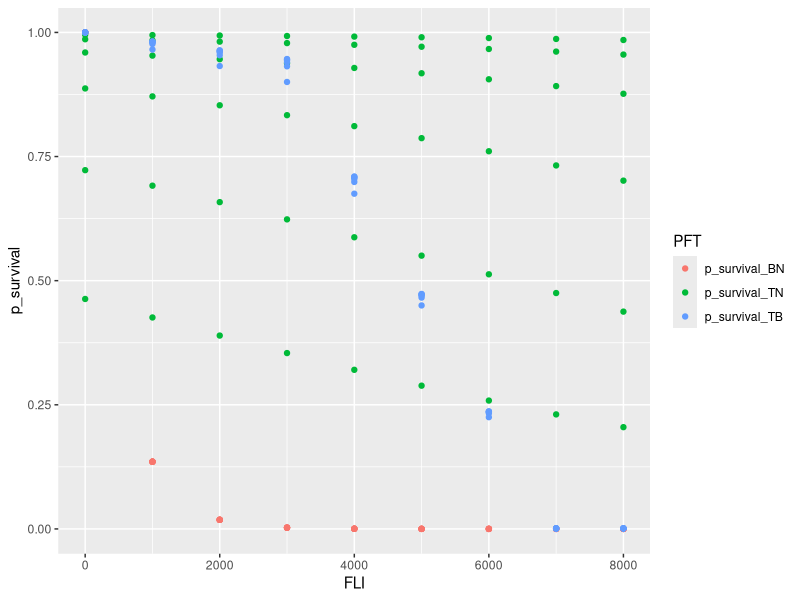
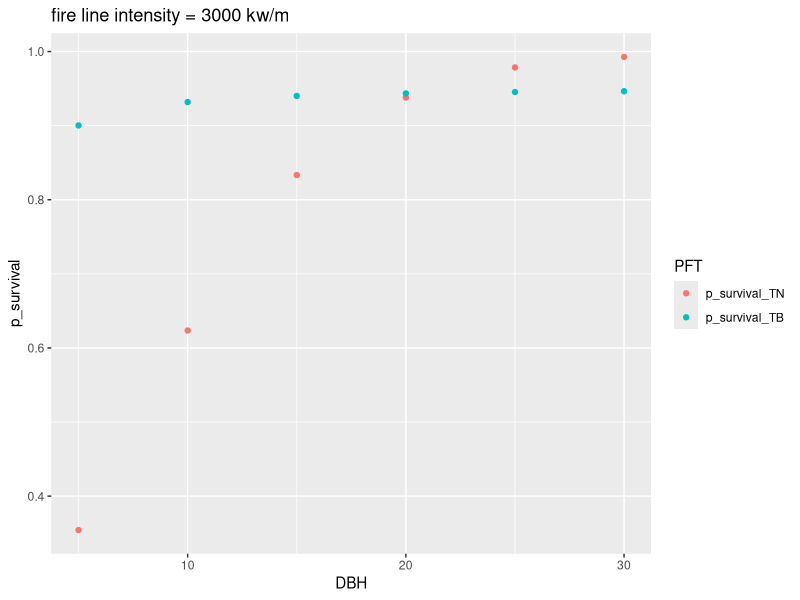
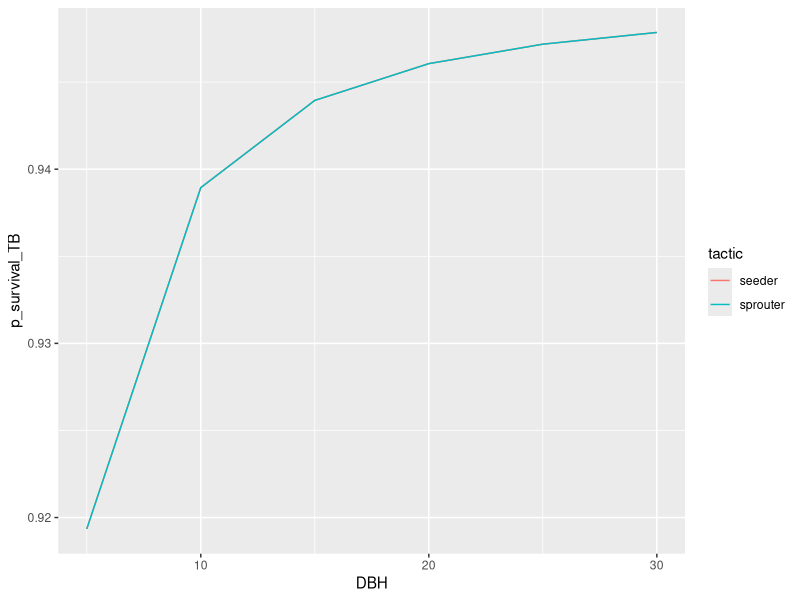
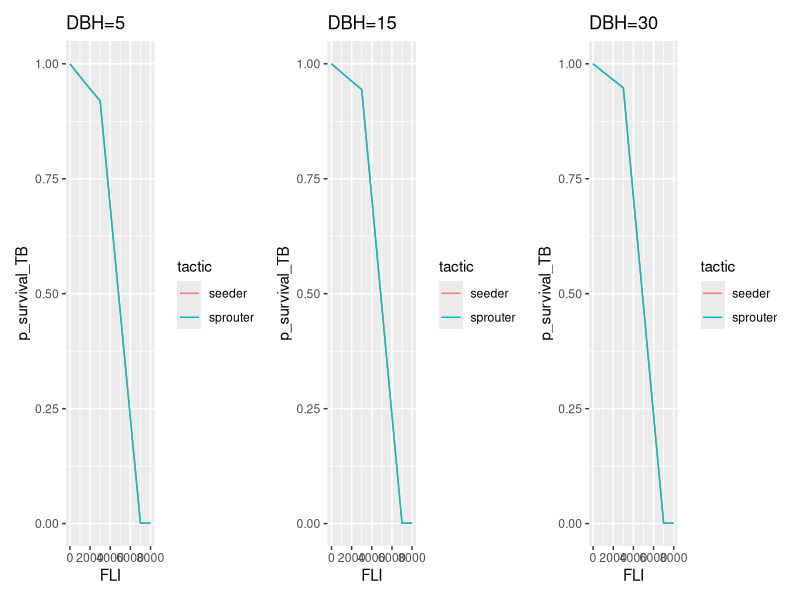
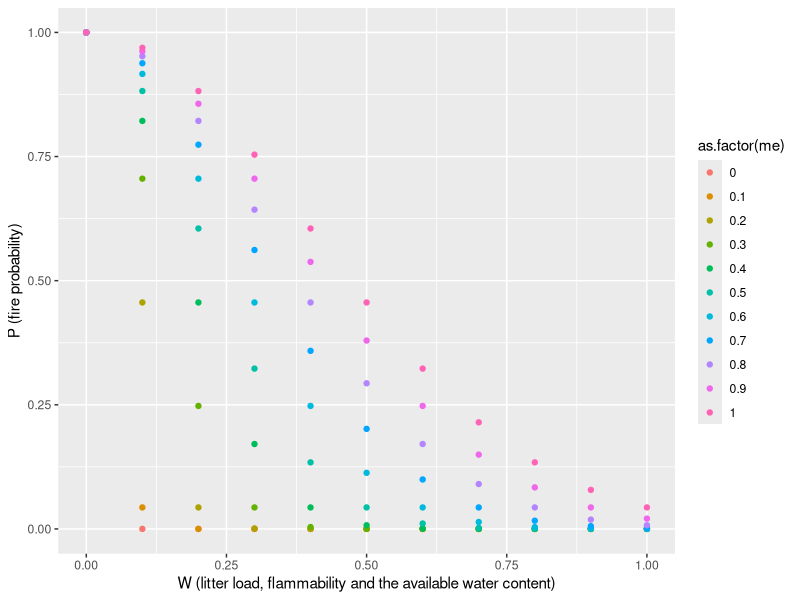

These charts were generated, in order, by the following R code:
#February 9 2021
#Script to look at fire survival for each PFT
#Survival is found after Fire Line Intensity. 
#PFT mortality is then used to find carbin fluxes

library(ggplot2)
library(dplyr)
library(reshape2)
library(patchwork)



fli=seq(0, 8000, by = 1000) #fire line intensity, kw/m
e = exp(1)#eulers number
mcwd = 1 #mass of coarse woody debris (Mg/ha)
dbh_list=seq(5, 30, 5)

df <- data.frame(p_survival_BN=as.numeric(), 
                 p_survival_TN=as.numeric(), 
                 P_survival_TB=as.numeric(),
                 FLI=as.numeric(),
                 DBH=as.numeric())

for (dbh in dbh_list){
  
  ##------ BOREAL NEADLELEAVED --------##
  #For trees at latitudes beyond 50 degrees N/S (|latitude|>50) according to Dalziel et al 2008:
  
  p_survival_BN = e^(-fli/500)
  
  ##------ TEMPERATE NEADLELEAVED --------##
  #All other needle-leafed trees have survival-probabilities following to Kobziar et al 2006. Where dbh is diameter-at-breast-height [cm]; mcwd the mass of coarse woody debris [Mg/ha].
  
  p_survival_TN = 1 - (1+e^-(1.0337+0.000151*fli-0.221*dbh+0.219*mcwd))^-1
  
  ##------ TEMPERATE BROADLEAVED --------##
  #Extra-tropical non-savannah broadleaved trees are considered to be temperate.
  #Their survival probability is calculated following Hickler et al. 2004 using the resilience value res to distinguish between seeders and resprouters -this is no longer used in BLAZE
  
  #get probability of survival at FLI of 3000 kW/m 
  #this only relies on dbh
  P_3000 = 0.95-(1/(1+((dbh/0.7)^1.5)))
  
  p_survival_TB = as.numeric()
  #caluculate survival probability based on actual FLI
  for (i in 1:length(fli)) {
    FLI = fli[i]
    if (FLI >= 7000) {
      p_survival = 0.001
    } else if (FLI >= 3000 & FLI < 7000) {
      p_survival = P_3000*(1-((FLI-3000)/4000))
    } else {
      p_survival = exp((FLI/3000) * log(P_3000))
    }
    
    p_survival_TB = c(p_survival_TB, p_survival)
  }

  DF <- cbind(p_survival_BN, p_survival_TN, p_survival_TB, fli, DBH=rep(dbh, length(p_survival_BN)))
  names(DF) <- c("p_survival_BN", "p_survival_TN", "p_survival_TB", "FLI", "DBH")
  df <- rbind(DF, df)
}

df <- melt(data = df, id.vars = c("fli", "DBH"), measure.vars = c("p_survival_BN","p_survival_TN", "p_survival_TB"))
df[is.na(df)] <- 0
names(df) <- c("FLI", "DBH", "PFT", "p_survival")


ggplot() + geom_point(data=df, aes(x=FLI, y=p_survival, color=PFT))

df_test = filter(df, FLI==3000 & PFT=="p_survival_TN")
df_test = rbind(df_test, filter(df, FLI==3000 & PFT=="p_survival_TB"))
ggplot() + geom_point(data=df_test, aes(x=DBH, y=p_survival, color=PFT)) + ggtitle("fire line intensity = 3000 kw/m")


# So how can I change the p_survival function for temperate broadleaf trees to make DBH respons more to FLI


#-----
#BLAZE 
#-----
dbh_list=seq(5, 30, 5)
fli=seq(0, 8000, by = 1000)

df <- data.frame(P_survival_TB=as.numeric(),
                 FLI=as.numeric(),
                 DBH=as.numeric())

for (i in 1:length(dbh_list)){
  dbh = dbh_list[i]
  P_3000 = 0.95-(1/(1+((dbh/0.7)^1.5)))
#caluculate survival probability based on actual FLI
  p_survival_TB = as.numeric()
  for (j in 1:length(fli)) {
    FLI = fli[j]
    if (FLI >= 7000) {
      p_survival = 0.001
    } else if (FLI >= 3000 & FLI < 7000) {
      p_survival = P_3000*(1-((FLI-3000)/4000))
    } else {
      p_survival = exp((FLI/3000) * log(P_3000))
    }
    
    p_survival_TB = c(p_survival_TB, p_survival)
  }
  x = as.data.frame(cbind(p_survival_TB, FLI=fli, DBH=rep(dbh, length(p_survival_TB))))
  df = rbind(df, x)
}
#-----

#-----
#BLAZE with seeders/sprouters
#-----
dbh_list=seq(5, 30, 5)
fli=seq(0, 8000, by = 1000)

seeder = 3
sprouter = 0.5

res = sprouter


df <- data.frame(P_survival_TB=as.numeric(),
                 FLI=as.numeric(),
                 DBH=as.numeric())

for (i in 1:length(dbh_list)){
  dbh = dbh_list[i]
  P_3000 = 0.95-(1/(1+((dbh/res)^1.5)))
  #caluculate survival probability based on actual FLI
  p_survival_TB = as.numeric()
  for (j in 1:length(fli)) {
    FLI = fli[j]
    if (FLI >= 7000) {
      p_survival = 0.001
    } else if (FLI >= 3000 & FLI < 7000) {
      p_survival = P_3000*(1-((FLI-3000)/4000))
    } else {
      p_survival = exp((FLI/3000) * log(P_3000))
    }
    
    p_survival_TB = c(p_survival_TB, p_survival)
  }
  x = as.data.frame(cbind(p_survival_TB, FLI=fli, DBH=rep(dbh, length(p_survival_TB))))
  df = rbind(df, x)
}

df_seeder = cbind(df, tactic = rep("seeder", nrow(df)))
df_sprouter = cbind(df, tactic = rep("sprouter", nrow(df)))
df = rbind(df_seeder, df_sprouter)

ggplot() + geom_line(data=filter(df, FLI==3000), aes(x=DBH, y=p_survival_TB, color=tactic))


p1 = ggplot() + geom_line(data=filter(df, DBH==5), aes(x=FLI, y=p_survival_TB, color=tactic)) + ggtitle("DBH=5")
p2 = ggplot() + geom_line(data=filter(df, DBH==15), aes(x=FLI, y=p_survival_TB, color=tactic)) + ggtitle("DBH=15")
p3 = ggplot() + geom_line(data=filter(df, DBH==30), aes(x=FLI, y=p_survival_TB, color=tactic)) + ggtitle("DBH=30")
p1 | p2 | p3

#-----

#-----
#BLAZE modify for dbh 
#-----
dbh_list=seq(5, 30, 5)
fli=seq(0, 8000, by = 1000)

df <- data.frame(P_survival_TB=as.numeric(),
                 FLI=as.numeric(),
                 DBH=as.numeric())

#parameter to change
dbh_modifier = 0.7
dbh_modifier = 2

for (i in 1:length(dbh_list)){
  dbh = dbh_list[i]
  P_3000 = 0.95-(1/(1+((dbh/dbh_modifier)^1.5)))
  #caluculate survival probability based on actual FLI
  p_survival_TB = as.numeric()
  for (j in 1:length(fli)) {
    FLI = fli[j]
    if (FLI >= 7000) {
      p_survival = 0.001
    } else if (FLI >= 3000 & FLI < 7000) {
      p_survival = P_3000*(1-((FLI-3000)/4000))
    } else {
      p_survival = exp((FLI/3000) * log(P_3000))
    }
    
    p_survival_TB = c(p_survival_TB, p_survival)
  }
  x = as.data.frame(cbind(p_survival_TB, FLI=fli, DBH=rep(dbh, length(p_survival_TB))))
  df = rbind(df, x)
}
#-----


#--------------
# litterme  - litter moisture flammability threshold
#           - relic of old fire model
#           - value between 0 and 1, lower value means more flammable
#           - The probability of a fire occurring within the modeled area is       calculated each day based on: 

# 1. Litter load, flammability and the available water content of the uppermost soil layer (W, in the range 0-1), as a surrogate for the litter moisture content
W = seq(0, 1, 0.1)
# 2. Litter flammability: characterised by the “moisture of extinction”, which is a PFT-specific parameter in the range 0-1, with lower values representing increasing flammability
me = seq(0, 1, 0.1)

fire <- data.frame(P_fire=as.numeric(),
                 me=as.numeric(),
                 W=as.numeric())

for (i in 1:length(W)){
  w = W[i]
  P_fire = exp(-3.14*(w/me)^2)
  df = data.frame(cbind(P_fire, me, W=rep(w, length(P_fire))))
  fire = rbind(df, fire)
}

ggplot() + geom_point(data=fire, aes(x=W, y=P_fire, color=as.factor(me))) + xlab("W (litter load, flammability and the available water content)") + ylab("P (fire probability)") + scale_fill_discrete(name = "me (litter flammability)")
                                                                                                                                                                                         









